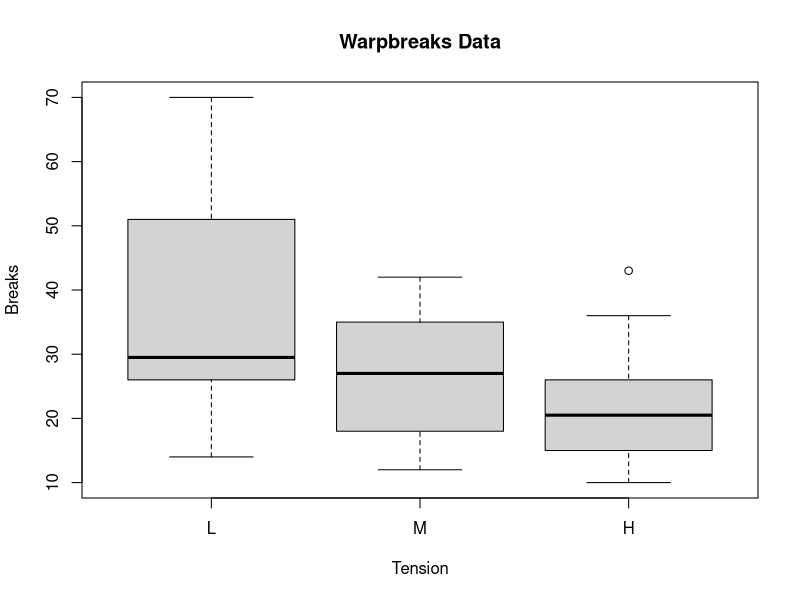

Source code (R):
## ---- chunk 1

# Everything inside ```{r} is R code. Everything that is outside is Markdown.

###############################
# Set some global options for R
###############################

# Sometimes you might want to set global R options to hide warning messages
# You can do this with
# options(warn=-1)

# There are other options like
# options(width = 100)

##############################################
# Make a table summarizing the warpbreaks data
##############################################

# Get data
data(warpbreaks)

# Load the data.table package
library(data.table)

# Create an object that data.table can use
temp <- data.table(warpbreaks)

# Aggregate using data.table
results <- as.data.frame(temp[, list(
  average_breaks = mean(breaks),
  samples = length(breaks)),
  by = list(wool, tension)])
rm(temp)

# Change the names of the fields in the table so they look good
setnames(results, old = c("wool", "tension", "average_breaks", "samples"), 
         new = c("Wool", "Tension", "Average Breaks", "Number of Samples"))

# Print the table
# row.names = FALSE hides the table row names
library(knitr)
kable(results, row.names = FALSE)

## ---- chunk 2

# Make a boxplot
boxplot(breaks ~ tension, data = warpbreaks, main = "Warpbreaks Data", 
    xlab = "Tension", ylab = "Breaks")

